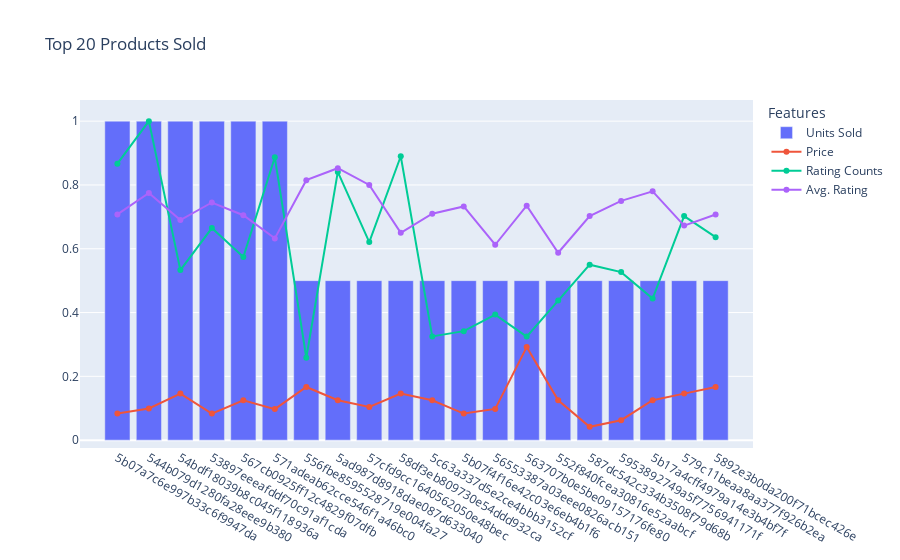

The notebook cell saved with this chart:
### Code cell
fig = go.Figure()

fig.add_trace(go.Bar(x=eda_df_products_by_id_norm.head(20).index.values,y=eda_df_products_by_id_norm.head(20).units_sold,name="Units Sold"  ))
fig.add_trace(go.Scatter(x=eda_df_products_by_id_norm.head(20).index.values,y=eda_df_products_by_id_norm.head(20).price, mode="lines+markers", name="Price" ))
fig.add_trace(go.Scatter(x=eda_df_products_by_id_norm.head(20).index.values,y=eda_df_products_by_id_norm.head(20).rating_count,mode="lines+markers",name="Rating Counts"  ))
fig.add_trace(go.Scatter(x=eda_df_products_by_id_norm.head(20).index.values,y=eda_df_products_by_id_norm.head(20).rating,mode="lines+markers",name="Avg. Rating"  ))

fig.update_layout(title="Top 20 Products Sold", legend_title="Features")
